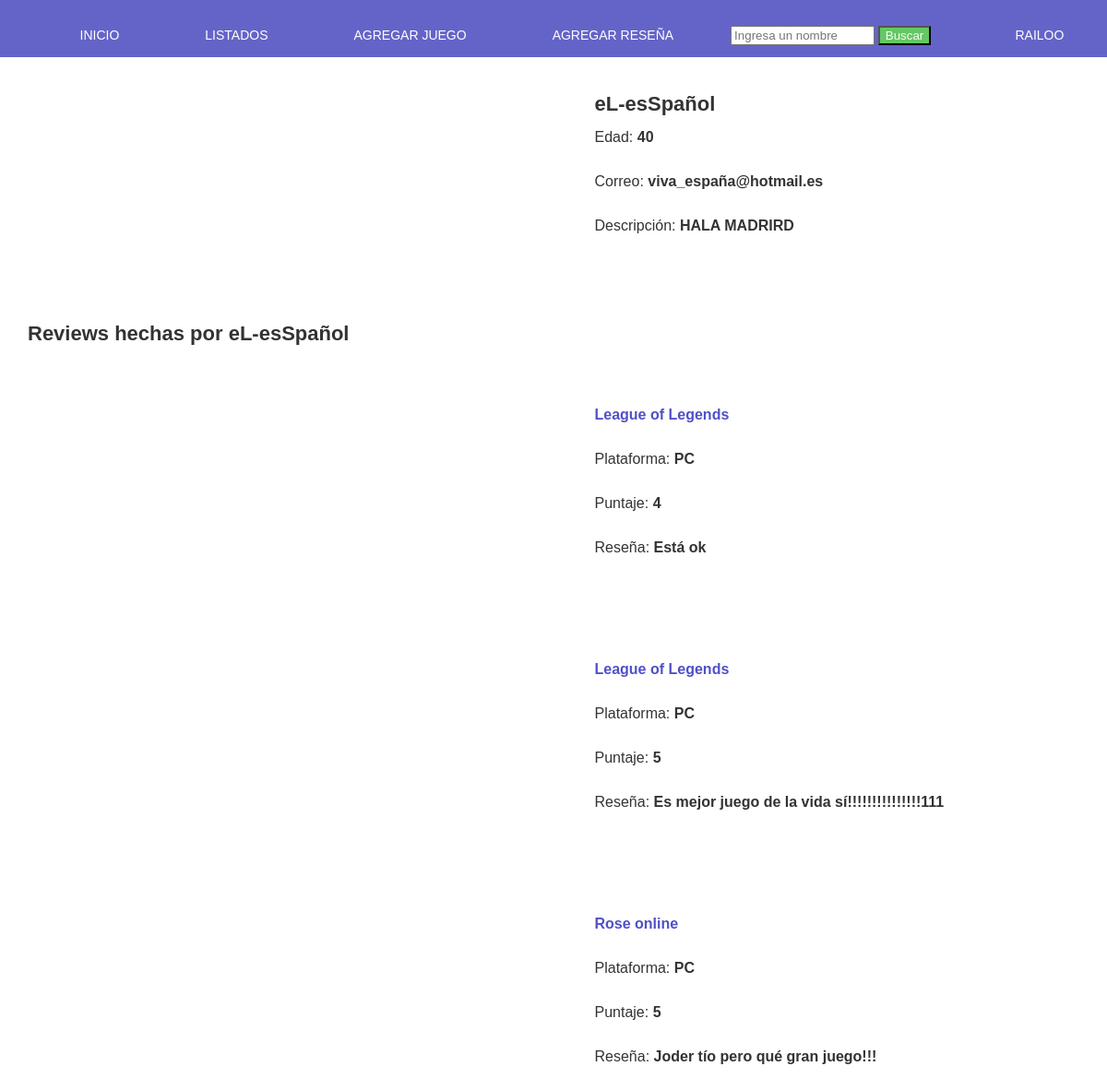
The app's page /perfil_publico/?nombre=3 (signed in) with its own data.
### base/models.py (models this page shows)
class User(AbstractUser): # Clase para usuarios, con toda su información personal
    nombre = models.CharField(max_length=30, default="user")
    password = models.CharField(blank=False, max_length=100)
    edad = models.IntegerField(null=True)
    descripcion = models.TextField(max_length=2000, default="Acá va la descripción de usuario")
    friends = models.ManyToManyField("User", blank=True)

class Game(models.Model): # Clase para juegos, con todas sus especificaciones
    nombre = models.CharField(max_length=150)
    anio = models.IntegerField()
    descripcion = models.TextField(max_length=2000)
    desarrollador = models.CharField(max_length=150)
    genero = models.CharField(max_length=150)
    plataforma = models.CharField(max_length=150, default="PC")
    promedio = models.FloatField(default=0)

class Review(models.Model): # Clase para las reseñas, con sus respectivas llaves foráneas y atributos
    author = models.ForeignKey(User, on_delete=models.CASCADE)
    game = models.ForeignKey(Game, on_delete=models.CASCADE)
    score = models.IntegerField(default=0)
    body = models.TextField(max_length= 2000, blank=True)

### base/views.py (the view, shortened to what this page needs)
# urls.py: path('perfil_publico/', views.perfilPublico, name='perfil_publico/'),
def perfilPublico(request): # Vista de la página del perfil de un usuario en modo público
    user_search = request.GET["nombre"]
    that_user = User.objects.filter(id=user_search)[0]
    this_user = request.user
    if(that_user.id == this_user.id):
        return perfil(request)
    else:
        fr = Friend_Request.objects.filter(Q(from_user=that_user)&Q(to_user=this_user))
        fr2 = Friend_Request.objects.filter(Q(from_user=this_user)&Q(to_user=that_user))
        that_foto = UserMedia.objects.filter(user=that_user)[0]
        if that_user in this_user.friends.all():
            bol = 1
            reviews = Review.objects.filter(author = that_user)
            reviews = list(map(createReviewU, reviews))
        if request.method == "GET":
            return render(request, "base/perfil-publico.html", {
                "that_user": that_user,
                "foto": that_foto,
                "reviews": reviews,
                "friend_request": fr,
                "bol": bol
                })

### base/views.py (called while the page is built)
def createReviewU(review): # Función para crear un objeto de la clase ReviewU dado una review
    reviewU= ReviewU()
    reviewU.setAttributes(review)
    return reviewU

    def setAttributes(self, review):
        game = review.game
        self.id_game = game.id
        self.name_game = game.nombre
        self.plataforma_game = game.plataforma
        self.foto = GameMedia.objects.filter(game=game)[0].path
        self.review_score = review.score
        self.review_des= review.body

### base/templates/base/perfil-publico.html (shortened to what this page needs)
{% extends "base/main-template.html" %}
{% block head %}
<link rel="stylesheet" href="../../static/css/juego.css">
{% endblock %}
{% block content %}
<div class="content">
  <div class="container">
    <div class="main">
    </div>
    <div class="aside">
      <h3>{{that_user.nombre}}</h3>
      <p>Edad: <b>{{that_user.edad}}</b></p>
      <p>Correo: <b>{{that_user.email}}</b></p>
      <p>Descripción: <b>{{that_user.descripcion}}</b></p>
    </div>
  </div>
  {% ifequal bol 1 %}
  <div class="container">
    <div class="reviews">
      <h3>Reviews hechas por {{that_user}}</h3>
    </div>
  </div>
    {% for review in reviews %}
      <div class="container">
        <div class="main">
        </div>
        <div class="aside">
          <p><b><a href="/perfil-juego/?nombre={{review.id_game}}">{{review.name_game}}</a></b></p>
          <p>Plataforma:
          <b>{{review.plataforma_game}}</b></p>
          <p>Puntaje:
          <b>{{review.review_score}}</b></p>
          <p>Reseña:
          <b>{{review.review_des}}</b></p>
        </div>
    </div>
    {% endfor %}
{% endifequal  %}
{% endblock %}

### base/templates/base/main-template.html (shortened to what this page needs)
<!DOCTYPE html>
<html lang="en">
  <head>
    <link rel="stylesheet" href="../../static/css/style.css">
    {% block head %} {% endblock %}
  </head>
  <body>
    <div class="nav-bar">
      <ul class="nav">
        <li>
          <a href="/home">
            <button class="main-link" type="button">Inicio</button>
          </a>
        </li>
        <li>
          <a href="/listado-juegos">
            <button class="main-link" type="button"> Listados </button>
          </a>
        </li>
        <li>
          <a href="/add_game">
            <button class="main-link" type="button"> Agregar Juego </button>
          </a>
        </li>
        <li>
          <a href="/agregar_review">
            <button class="main-link" type="button"> Agregar Reseña </button>
          </a>
        </li>
        <li>
          <form action='/nombre-buscado/'  id='search-form' method='get'>
            <input id="search" name='search' placeholder='Ingresa un nombre' type='text'/>
            <input id='button-submit' type='submit' value='Buscar'/>
          </form>
        </li>
        {% if user.is_authenticated %}
          <li>
            <a href="/perfil">
              <button class="main-link" type="button"> {{user}}</button>
            </a>
          </li>
        {% else %}
          <li>
            <a href="/login">
              <button class="main-link" type="button"> Login </button>
            </a>
          </li>
        {% endif %}
      </ul>
    </div>
    {% block content %} {% endblock %}
  </div>
  </body>
</html>

### base/static/css/style.css (style rules this page uses)
body { margin: 0; padding: 0; color: #333; background-color: rgb(255,255,255); font-family: Verdana, Geneva, sans-serif; }
h1,h2,h3 { margin: 0 0 .5em; }
h3 { font-size: 1.375em; font-weight: 800; }
p { margin: 0 0 1.5em; line-height: 1.5; }
a:link { text-decoration: none; color: rgb(80,80,200); }
.main-link { padding: 15px 30px; border: 1px solid rgba(100,100,200,1); background-color: rgba(100,100,200,1); border-top-left-radius: 10px; border-top-right-radius: 10px; font-size: 1em; color: white; transition-duration: 0.2s; cursor: pointer; text-transform: uppercase; }
.nav-bar { top: 0; width: 100%; color: rgb(250,250,250); background: rgba(100,100,200,1); position: fixed; padding: 0em; }
.nav { width: auto; margin: 0; display: flex; justify-content: center; }
.nav li { display: inline; margin: auto; padding-top: 1em; font-size: 14px; }
.nav form { display: inline-block; margin: auto; }
#button-submit { background: rgb(100,200,100); color: rgb(250,250,250); }
#search { width:60%; }
.content { margin-top: 3em; width:100%; overflow: hidden; }
.container { width: 95%; margin: 3% auto; display: flex; justify-content: center; }
.main { width: 65%; margin-right: 5%; margin-bottom: 1em; padding: 1em; }
.aside { width: 25%; margin-bottom: 1em; padding: 1em; }

### base/static/css/juego.css (style rules this page uses)
.main { width: 45%; margin-right: 5%; margin-bottom: 1em; padding: 1em; display: flex; justify-content: center; align-items: center; }
.aside { width: 45%; margin-bottom: 1em; padding: 1em; }
.reviews { width: 100%; }

### records on screen
User: username "RAILOO"
User: nombre "eL-esSpañol", edad "40", email "viva_españa@hotmail.es", descripcion "HALA MADRIRD", username "eL-esSpañol"
Game: name_game "League of Legends" "League of Legends", plataforma_game "PC" "PC"
Review: review_des "Está ok"
Review: review_des "Es mejor juego de la vida sí!!!!!!!!!!!!!!!111"
Game: name_game "Rose online", plataforma_game "PC"
Review: review_des "Joder tío pero qué gran juego!!!"

### other values on screen
{{ review.review_score }} "4" "5" "5"
